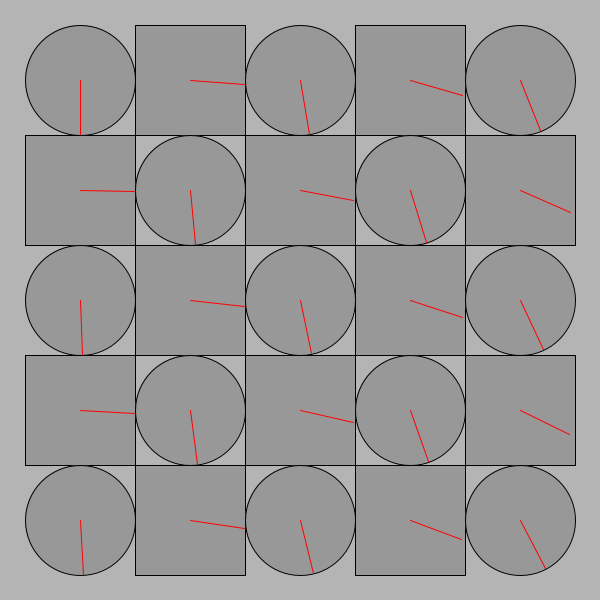
Frame 1 (no input)
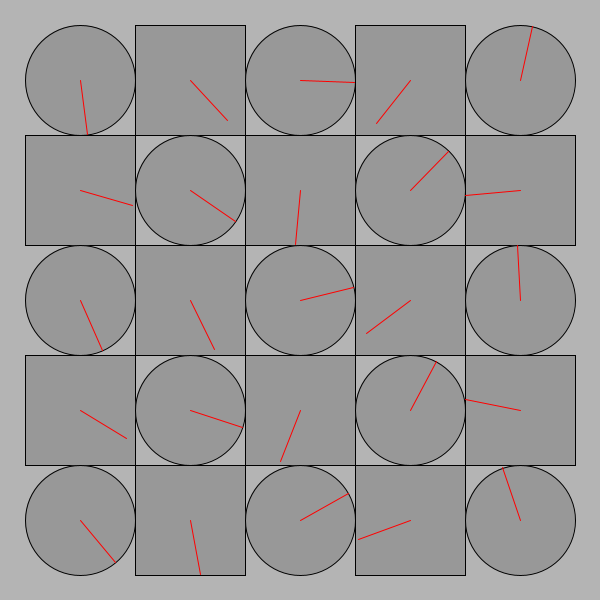
Frame 60 (the mouse pressed at the canvas centre just before this capture)
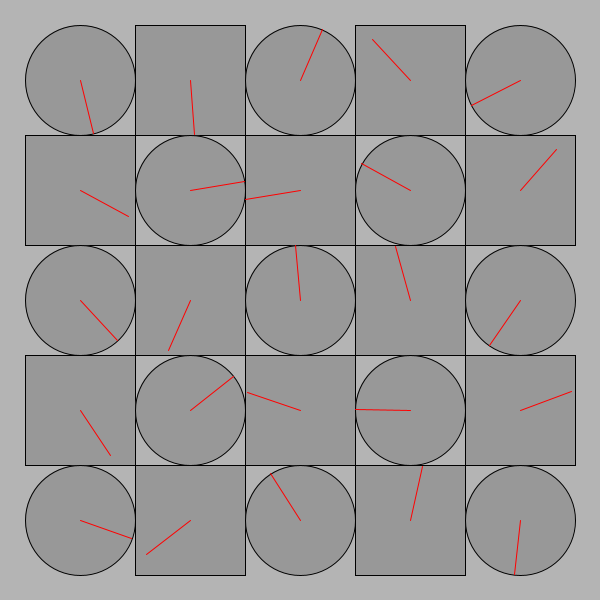
Frame 120 (the mouse held since frame 60 and released just before this capture)

The Processing sketch that drew these frames (run headless with seeded random() and noise(); from frame 60 on, the mouse is pressed at the canvas centre):

// Processing sketch: processing_151850
// ── processing_151850.pde

/*
 * Creative Coding
 * Week 2, 04 - The Clocks
 * by Indae Hwang and Jon McCormack
 * Copyright (c) 2014 Monash University
 *
 * This program draws a grid of circular "clocks", whose hands move according to the elasped time.
 * The higher the clock number the faster it moves, the first clock takes 1 min to go all the way around.
 * The function "movingCircle" is used to draw each clock. It is passed the position, size and hand angle
 * as arguments.
 * 
 */

void setup() {
  size(600, 600);
  background(180);
  rectMode(CENTER);
  noStroke();
}

void draw() {
  background(180);
  noStroke();

  int num = 5;
  int margin = 80;

  float gutter = 0; //distance between each cell
  float cellsize = ( width - (2 * margin) - gutter * (num - 1) ) / (num - 1);

  int circleNumber = 0; // counter

  for (int i=0; i<num; i++) {
    for (int j=0; j<num; j++) {
      ++circleNumber;

      float tx = margin + cellsize * i + gutter * i;
      float ty = margin + cellsize * j + gutter * j;
      
      if(circleNumber % 2 == 1){
        //println(circleNumber);
        movingCircle(tx, ty, cellsize, circleNumber * TWO_PI * millis() / 60000.0);
      } else {
        //println("even");
        movingCircle2(tx, ty, cellsize, circleNumber * TWO_PI * millis() / 60000.0);
      }
    }
  }
}//end of draw 


void movingCircle(float x, float y, float size, float angle) {

  // calculate endpoint of the line
  float tempX = x + (size / 2) * sin(angle);
  float tempY = y + (size / 2) * cos(angle);

  stroke(0);
  strokeWeight(1);
  fill(140, 180);
  ellipse(x, y, size, size); // circle

  stroke(255, 0, 0);
  line(x, y, tempX, tempY); // red line
}

void movingCircle2(float x, float y, float size, float angle) {

  // calculate endpoint of the line
  float tempX = x + (size / 2) * cos(angle);
  float tempY = y + (size / 2) * sin(angle);

  stroke(0);
  strokeWeight(1);
  fill(140, 180);
  rect(x, y, size, size); // square

  stroke(255, 0, 0);
  line(x, y, tempX, tempY); // red line
}
